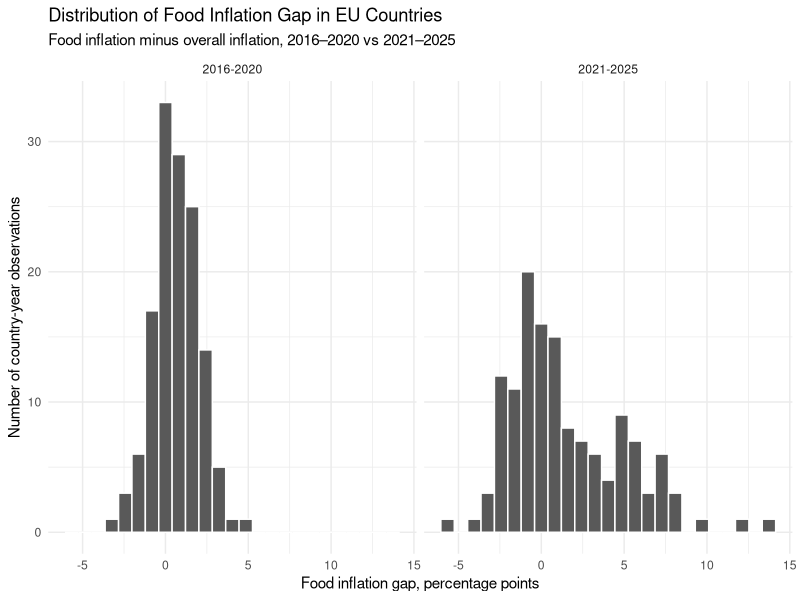
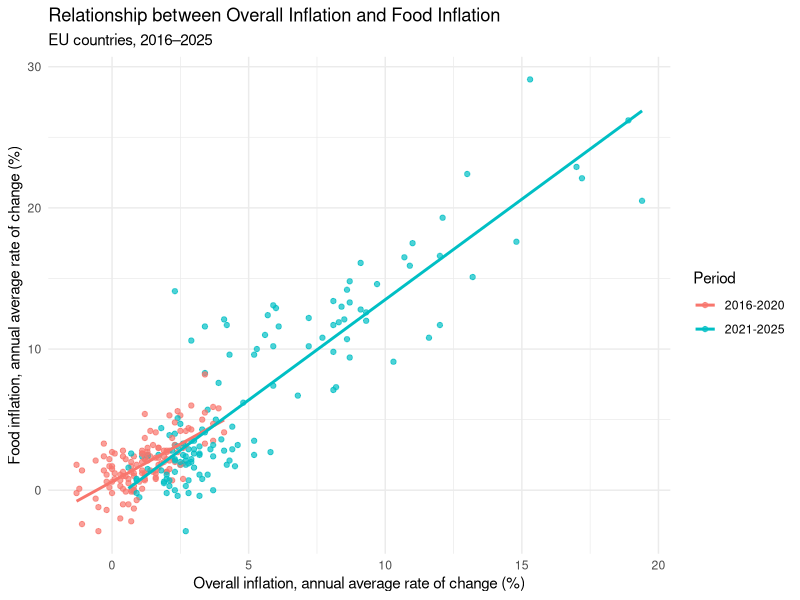
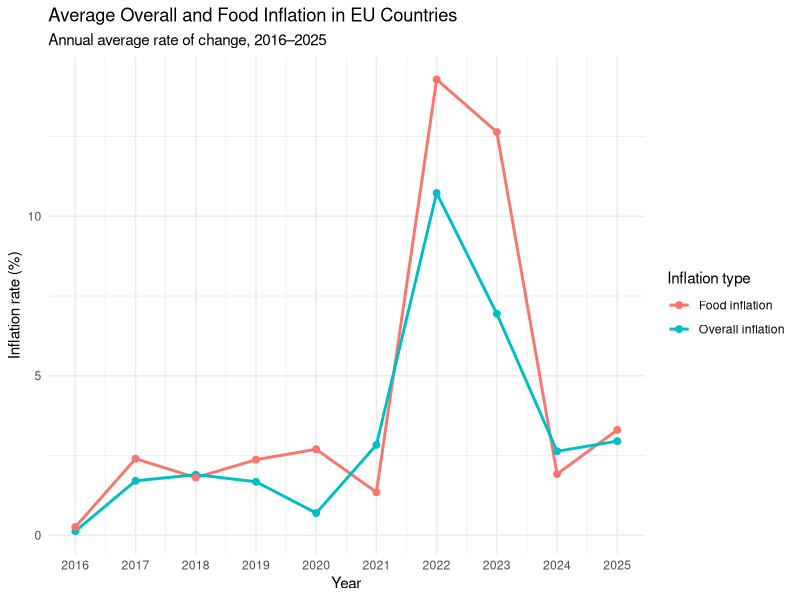
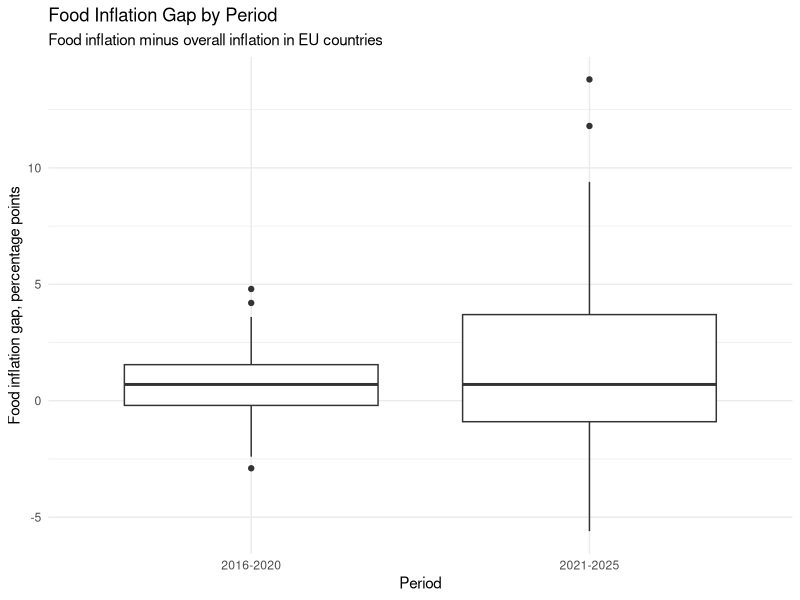

R code for these plots, in order:
#packages
library(tidyverse)
library(dplyr)

#dataset load
hicp <- read.csv("prc_hicp_aind__custom_21166576_linear.csv")

#count of rows and variables(columns)
dim(hicp)

#column names
names(hicp)

#structure of dataset
str(hicp)

#key variables
unique(hicp$coicop)
unique(hicp$geo)
unique(hicp$TIME_PERIOD)
unique(hicp$unit)

#number of observations(hicp/food)
table(hicp$coicop)

#to ensure that there are actually 27 countries in the dataset
length(unique(hicp$geo))

#renaming variables for easier work
hicp_clean <- hicp %>%
  rename(
    country = geo,
    year = TIME_PERIOD,
    inflation = OBS_VALUE,
    category = coicop
  )

#filter the data we actually need for our analysis
hicp_clean <- hicp_clean %>%
  select(country, year, category, inflation, unit)

#check for NA
colSums(is.na(hicp_clean))

#divide the data to 2 time periods
hicp_clean <- hicp_clean %>%
  mutate(
    period = case_when(
      year >= 2016 & year <= 2020 ~ "2016-2020",
      year >= 2021 & year <= 2025 ~ "2021-2025",
      TRUE ~ NA_character_
    )
  )

#category as two separete columns
hicp_final <- hicp_clean %>%
  pivot_wider(
    names_from = category,
    values_from = inflation
  )

#renaming the inflation variables
hicp_final <- hicp_final %>%
  rename(
    overall_inflation = `All-items HICP`,
    food_inflation = Food
  )

#creating two new variables to compare inflation
hicp_final <- hicp_final %>%
  mutate(
    food_inflation_gap = food_inflation-overall_inflation,
    food_overall_ratio = food_inflation/overall_inflation
  )

#check for outlying data
hicp_final %>%
  slice_max(food_inflation, n = 10) %>%
  select(country, year, period, overall_inflation, food_inflation, food_inflation_gap)

hicp_final %>%
  slice_max(overall_inflation, n = 10) %>%
  select(country, year, period, overall_inflation, food_inflation, food_inflation_gap)

hicp_final %>%
  slice_min(food_inflation, n = 10) %>%
  select(country, year, period, overall_inflation, food_inflation, food_inflation_gap)

hicp_final %>%
  slice_min(overall_inflation, n = 10) %>%
  select(country, year, period, overall_inflation, food_inflation, food_inflation_gap)

#checking the problematic values for the ratio, as when the overall inflation is equal to 0, the ratio is infinite, we will not use them
hicp_final %>% 
  filter(overall_inflation == 0) %>% 
  print(n = Inf)

hicp_clean_stats <- hicp_final %>%
  mutate(food_overall_ratio = ifelse(is.finite(food_overall_ratio), food_overall_ratio, NA))

descriptive_stats <- hicp_clean_stats %>%
  group_by(period) %>%
  summarise(
    n = n(),
    across(
      c(overall_inflation, food_inflation, food_inflation_gap, food_overall_ratio),
      list(mean = mean, median = median, sd = sd, min = min, max = max),
      na.rm = TRUE,
      .names = "{.fn}_{.col}"
    )
  )
print(descriptive_stats, width = Inf)

#main comparison table
hicp_final %>%
  group_by(period) %>%
  summarise(
    across(
      c(overall_inflation, food_inflation, food_inflation_gap), 
      ~ mean(.x, na.rm = TRUE), 
      .names = "avg_{.col}"
    ),
    avg_food_overall_ratio = mean(food_overall_ratio[is.finite(food_overall_ratio)], na.rm = TRUE),
    n = n()
  )

#counting the ratio between the overall inflation and food inflation
hicp_final %>%
  group_by(period) %>%
  summarise(
    avg_overall_inflation = mean(overall_inflation, na.rm = TRUE),
    avg_food_inflation = mean(food_inflation, na.rm = TRUE),
    avg_food_inflation_gap = mean(food_inflation_gap, na.rm = TRUE),
    food_to_overall_ratio = avg_food_inflation / avg_overall_inflation,
    n = n()
  )

#histogram - food inflation gap by time periods
ggplot(hicp_final, aes(x = food_inflation_gap)) +
  geom_histogram(bins = 25, color = "white") +
  facet_wrap(~ period) +
  labs(
    title = "Distribution of Food Inflation Gap in EU Countries",
    subtitle = "Food inflation minus overall inflation, 2016–2020 vs 2021–2025",
    x = "Food inflation gap, percentage points",
    y = "Number of country-year observations"
  ) +
  theme_minimal()

#scatterplot - relationship between overall inflation and food inflation
ggplot(
  hicp_final,
  aes(x = overall_inflation, y = food_inflation, color = period)
) +
  geom_point(alpha = 0.7) +
  geom_smooth(method = "lm", se = FALSE) +
  labs(
    title = "Relationship between Overall Inflation and Food Inflation",
    subtitle = "EU countries, 2016–2025",
    x = "Overall inflation, annual average rate of change (%)",
    y = "Food inflation, annual average rate of change (%)",
    color = "Period"
  ) +
  theme_minimal()

#graph - average inflation (overall/food) by year across the EU countries
eu_average_by_year <- hicp_final %>%
  group_by(year) %>%
  summarise(
    average_overall_inflation = mean(overall_inflation, na.rm = TRUE),
    average_food_inflation = mean(food_inflation, na.rm = TRUE)
  )

eu_average_long <- eu_average_by_year %>%
  pivot_longer(
    cols = c(average_overall_inflation, average_food_inflation),
    names_to = "inflation_type",
    values_to = "inflation_rate"
  ) %>%
  mutate(
    inflation_type = case_when(
      inflation_type == "average_overall_inflation" ~ "Overall inflation",
      inflation_type == "average_food_inflation" ~ "Food inflation"
    )
  )

ggplot(
  eu_average_long,
  aes(x = year, y = inflation_rate, color = inflation_type)
) +
  geom_line(linewidth = 1) +
  geom_point(size = 2) +
  scale_x_continuous(
    breaks = 2016:2025
  ) + 
  labs(
    title = "Average Overall and Food Inflation in EU Countries",
    subtitle = "Annual average rate of change, 2016–2025",
    x = "Year",
    y = "Inflation rate (%)",
    color = "Inflation type"
  ) +
  theme_minimal()

#boxplot of inflation gap by period
ggplot(hicp_final, aes(x = period, y = food_inflation_gap)) +
  geom_boxplot() +
  labs(
    title = "Food Inflation Gap by Period",
    subtitle = "Food inflation minus overall inflation in EU countries",
    x = "Period",
    y = "Food inflation gap, percentage points"
  ) +
  theme_minimal()

#correlation of food & overall inflations
cor(
  hicp_final$overall_inflation,
  hicp_final$food_inflation,
  use = "complete.obs"
)

#correlation by period
hicp_final %>%
  group_by(period) %>%
  summarise(
    correlation = cor(overall_inflation, food_inflation, use = "complete.obs"),
    n = n()
  )
